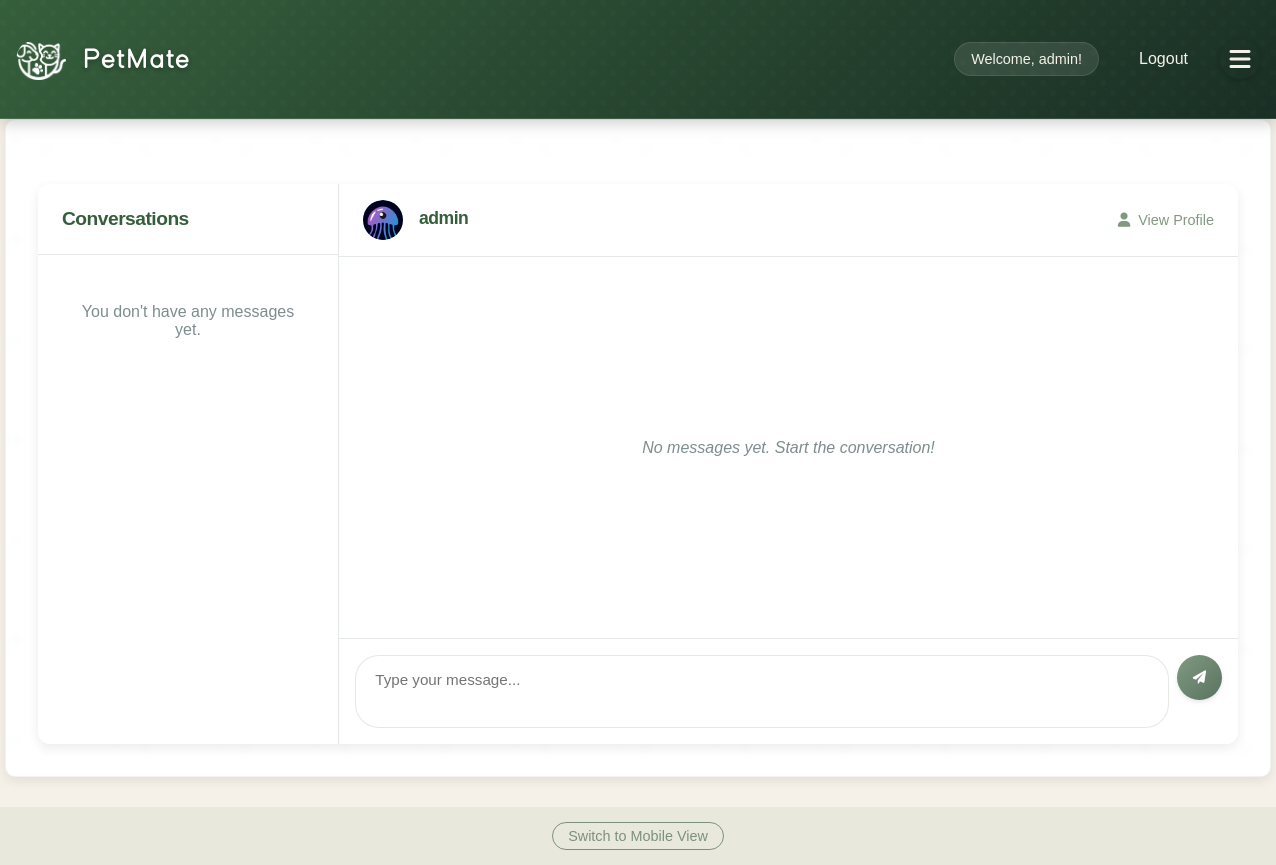
The page /messages/conversation/1 (signed in) on the database as committed earlier.
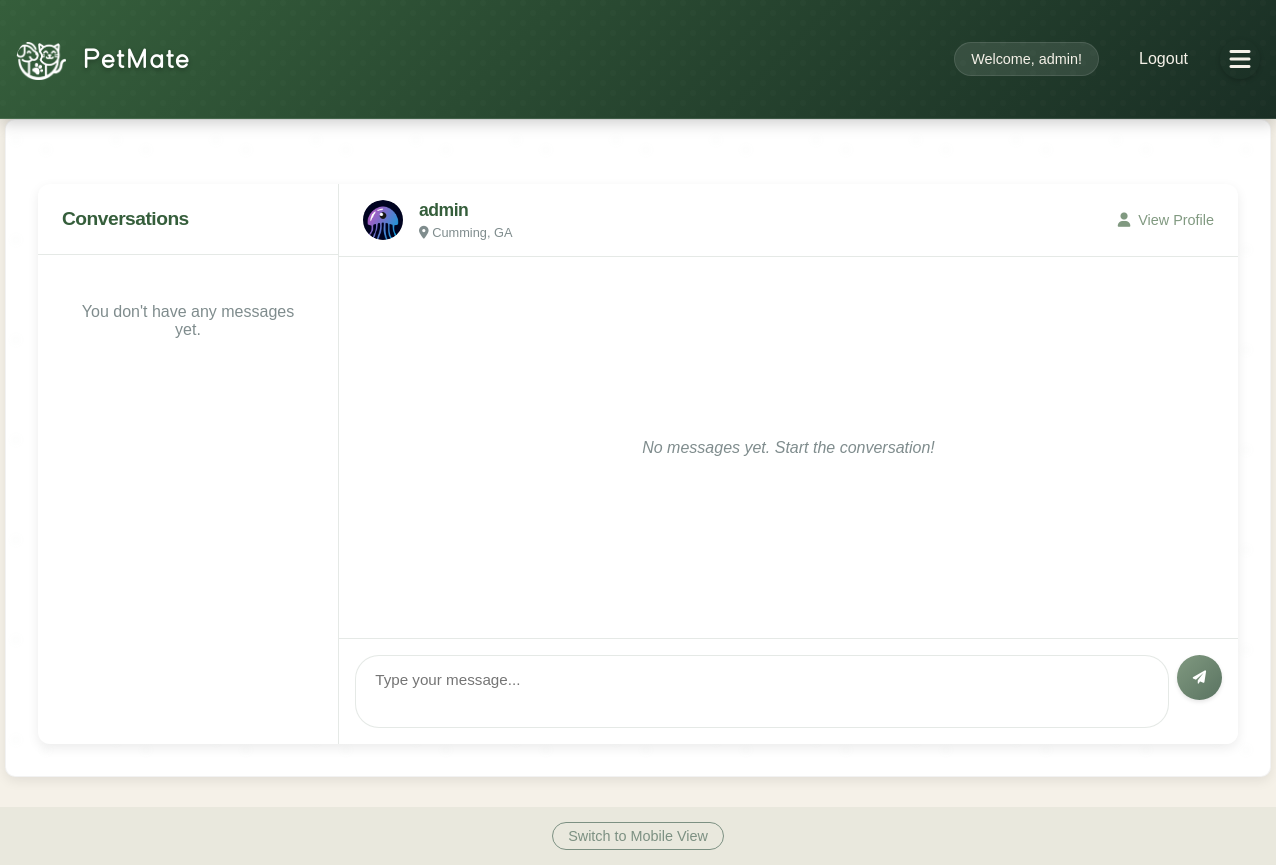
The same page on the database as committed later.
### app/models/user.py (models this page shows, shortened)
class User(db.Model, UserMixin):
    __tablename__ = 'users'
    id = db.Column(db.Integer, primary_key=True)
    username = db.Column(db.String(80), unique=True, nullable=False)
    email = db.Column(db.String(120), unique=True, nullable=False)
    password_hash = db.Column(db.String(128))
    name = db.Column(db.String(120))  # User's full name
    created_at = db.Column(db.DateTime, default=datetime.utcnow)
    profile_picture = db.Column(db.String(255))  # Store the filename of uploaded image
    bio = db.Column(db.Text)  # User bio
    location = db.Column(db.String(200))  # User location
    is_admin = db.Column(db.Boolean, default=False)
    account_status = db.Column(db.String(20), default='active')  # active, suspended, banned
    last_login = db.Column(db.DateTime)
    account_notes = db.Column(db.Text)  # Admin notes about the user
    preferred_meetup_types = db.Column(db.String(255))  # e.g., "parks,beaches,dog runs"
    availability = db.Column(db.String(255))  # e.g., "weekends,evenings"
    pet_owner_since = db.Column(db.Integer)  # Year they became a pet owner
    pet_experience_level = db.Column(db.String(50))  # e.g., "beginner", "intermediate", "expert"
    pets = db.relationship('Pet', backref='owner', lazy=True)
    hosted_playdates = db.relationship('Playdate', foreign_keys='Playdate.host_id', lazy=True)
    attended_playdates = db.relationship('Playdate', secondary=playdate_attendees, lazy=True)
    reviews_received = db.relationship('Review',
                                     foreign_keys='Review.reviewed_user_id',
                                     back_populates='reviewed_user',
                                     lazy='joined')
    reviews_given = db.relationship('Review',
                                  foreign_keys='Review.reviewer_id',
                                  back_populates='reviewer',
                                  lazy='joined')
    @property
    def is_authenticated(self):
        return True
    def get_unread_message_count(self):
        from app.models.message import Message
        return Message.query.filter_by(recipient_id=self.id, is_read=False).count()

### app/routes/messages.py (the view, shortened to what this page needs)
@bp.route('/conversation/<int:user_id>', methods=['GET', 'POST'])
def conversation(user_id):
    if 'username' not in session:
        return redirect(url_for('auth.login'))
    current_user = User.query.filter_by(username=session['username']).first()
    other_user = User.query.get_or_404(user_id)
    messages = Message.query.filter(
        or_(
            and_(Message.sender_id == current_user.id, Message.recipient_id == user_id),
            and_(Message.sender_id == user_id, Message.recipient_id == current_user.id)
        )
    ).order_by(Message.timestamp).all()
    for message in messages:
        if message.recipient_id == current_user.id and not message.is_read:
            message.is_read = True
    db.session.commit()
    user_agent = request.headers.get('User-Agent', '').lower()
    is_mobile = any(device in user_agent for device in ['iphone', 'android', 'mobile', 'tablet'])
    mode = request.args.get('mode', None)
    use_mobile = is_mobile and mode != 'desktop'
    template = 'mobile_conversation.html' if use_mobile else 'conversation.html'
    unread_messages_count = Message.query.filter_by(
        recipient_id=current_user.id,
        is_read=False
    ).count()
    return render_template(
        template,
        messages=messages,
        current_user=current_user,
        other_user=other_user,
        unread_messages=unread_messages_count
    )

### app/__init__.py (called while the page is built)
@login_manager.user_loader
def load_user(user_id):
    from app.models.user import User
    return User.query.get(int(user_id))

### templates/conversation.html (shortened to what the changed rows need)
{% extends "base.html" %}
{% block content %}
<div class="container">
    <div class="messaging-container">
        <div class="message-content">
            <div class="message-header">
                <div class="message-user-info">
                    <div class="message-user-avatar">
                        {% if other_user.profile_picture %}
                            <img src="{{ url_for('static', filename='profile_pictures/' + other_user.profile_picture) }}" alt="{{ other_user.username }}">
                        {% else %}
                            <img src="{{ url_for('static', filename='profile_pictures/default_user.png') }}" alt="{{ other_user.username }}">
                        {% endif %}
                    </div>
                    <div class="message-user-name">
                        <h3>{{ other_user.username }}</h3>
                        {% if other_user.location %}
                            <p><i class="fas fa-map-marker-alt"></i> {{ other_user.location }}</p>
                        {% endif %}
                    </div>
                </div>
            </div>
        </div>
    </div>
</div>
{% endblock %}

### app/templates/base.html (shortened to what this page needs)
<!DOCTYPE html>
<html>
<head>
    <link rel="stylesheet" href="{{ url_for('static', filename='style.css') }}">
    <link rel="stylesheet" href="{{ url_for('static', filename='how-it-works.css') }}">
    <link rel="stylesheet" href="{{ url_for('static', filename='feature-cards.css') }}">
    <link rel="stylesheet" href="{{ url_for('static', filename='custom-font.css') }}">
    <link rel="stylesheet" href="https://cdnjs.cloudflare.com/ajax/libs/font-awesome/6.0.0/css/all.min.css">
</head>
<body>
    <nav>
        <div class="nav-container">
            <h1>
                <a href="{{ url_for('main.index') }}" class="site-title">
                    <div class="logo">
                        <div class="logo-icon"></div>
                        <div class="logo-text">Pet<span class="highlight">Mate</span></div>
                    </div>
                </a>
            </h1>
            <div class="nav-links">
                {% if 'username' in session %}
                    <div class="user-menu">
                        <span>Welcome, {{ session['username'] }}!</span>
                        <a href="{{ url_for('auth.logout') }}">Logout</a>
                    </div>
                    <button class="menu-toggle">
                        <i class="fas fa-bars"></i>
                    </button>
                {% else %}
                    <a href="{{ url_for('auth.login') }}">Login</a>
                    <a href="{{ url_for('auth.register') }}">Register</a>
                {% endif %}
            </div>
        </div>
    </nav>
    <main>
        {% block content %}{% endblock %}
    </main>
    <footer class="view-toggle">
        <a href="#" id="view-mobile-version">Switch to Mobile View</a>
    </footer>
</body>
</html>

Rows that differ between the two databases and show on the page:
changed User "admin": location (not shown) → "Cumming, GA"
